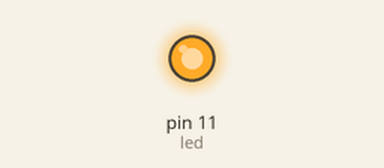
Bench run of a sketch on a simulated Arduino Uno, built with avr-gcc and run on an emulated ATmega328P. Parts: output pins drawn as LEDs (lit = HIGH). Sleep ends after the set time or at an interrupt.

Above: at 0.1 s.
At 5.1 s:
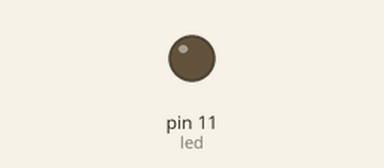
Timing chart, 0 to 6.6 s (numbered marks = the images above):
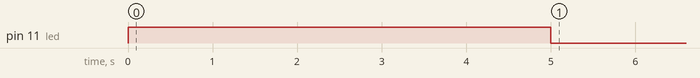

Measured:
- by itself, pin 11 (led): LOW → HIGH at 0.00 s, → LOW 5.0 s later

The sketch:

sketch_apr02i.ino
```cpp
/** 自動水やりプログラム **/

#include <avr/sleep.h>
#include <avr/wdt.h>


int led = 11;                           // LEDピン

void setup() {
  pinMode(led, OUTPUT);
}

void loop() {
  digitalWrite(led,HIGH); //11番ピンの出力をHIGH = 5Vにする
  delay(5000); //ポンプ動作時間＝水やり時間
  digitalWrite(led,LOW); //11番ピンの出力をLOW = 0Vにする

  //24時間待機ウォッチドックタイマを使ったシャットダウンプログラム
  int var = 0;
  while(var < 10800){
    delayWDT(9);     // 8秒間のシャットダウン
    var++;           // 10800回繰り返し＝24時間
  }
}

void delayWDT(unsigned long t) {        // パワーダウンモードでdelayを実行
  delayWDT_setup(t);                    // ウォッチドッグタイマー割り込み条件設定
  ADCSRA &= ~(1 << ADEN);               // ADENビットをクリアしてADCを停止（120μA節約）
  set_sleep_mode(SLEEP_MODE_PWR_DOWN);  // パワーダウンモード
  sleep_enable();

  sleep_mode();                         // ここでスリープに入る

  sleep_disable();                      // WDTがタイムアップでここから動作再開
  ADCSRA |= (1 << ADEN);                // ADCの電源をON (|=が!=になっていたバグを修正2014/11/17)
}

void delayWDT_setup(unsigned int ii) {  // ウォッチドッグタイマーをセット。
  // 引数はWDTCSRにセットするWDP0-WDP3の値。設定値と動作時間は概略下記
  // 0=16ms, 1=32ms, 2=64ms, 3=128ms, 4=250ms, 5=500ms
  // 6=1sec, 7=2sec, 8=4sec, 9=8sec
  byte bb;
  if (ii > 9 ){                         // 変な値を排除
    ii = 9;
  }
  bb =ii & 7;                           // 下位3ビットをbbに
  if (ii > 7){                          // 7以上（7.8,9）なら
    bb |= (1 << 5);                     // bbの5ビット目(WDP3)を1にする
  }
  bb |= ( 1 << WDCE );

  MCUSR &= ~(1 << WDRF);                // MCU Status Reg. Watchdog Reset Flag ->0
  // start timed sequence
  WDTCSR |= (1 << WDCE) | (1<<WDE);     // ウォッチドッグ変更許可（WDCEは4サイクルで自動リセット）
  // set new watchdog timeout value
  WDTCSR = bb;                          // 制御レジスタを設定
  WDTCSR |= _BV(WDIE);
}

ISR(WDT_vect) {                         // WDTがタイムアップした時に実行される処理
  //  wdt_cycle++;                        // 必要ならコメントアウトを外す
}
```
